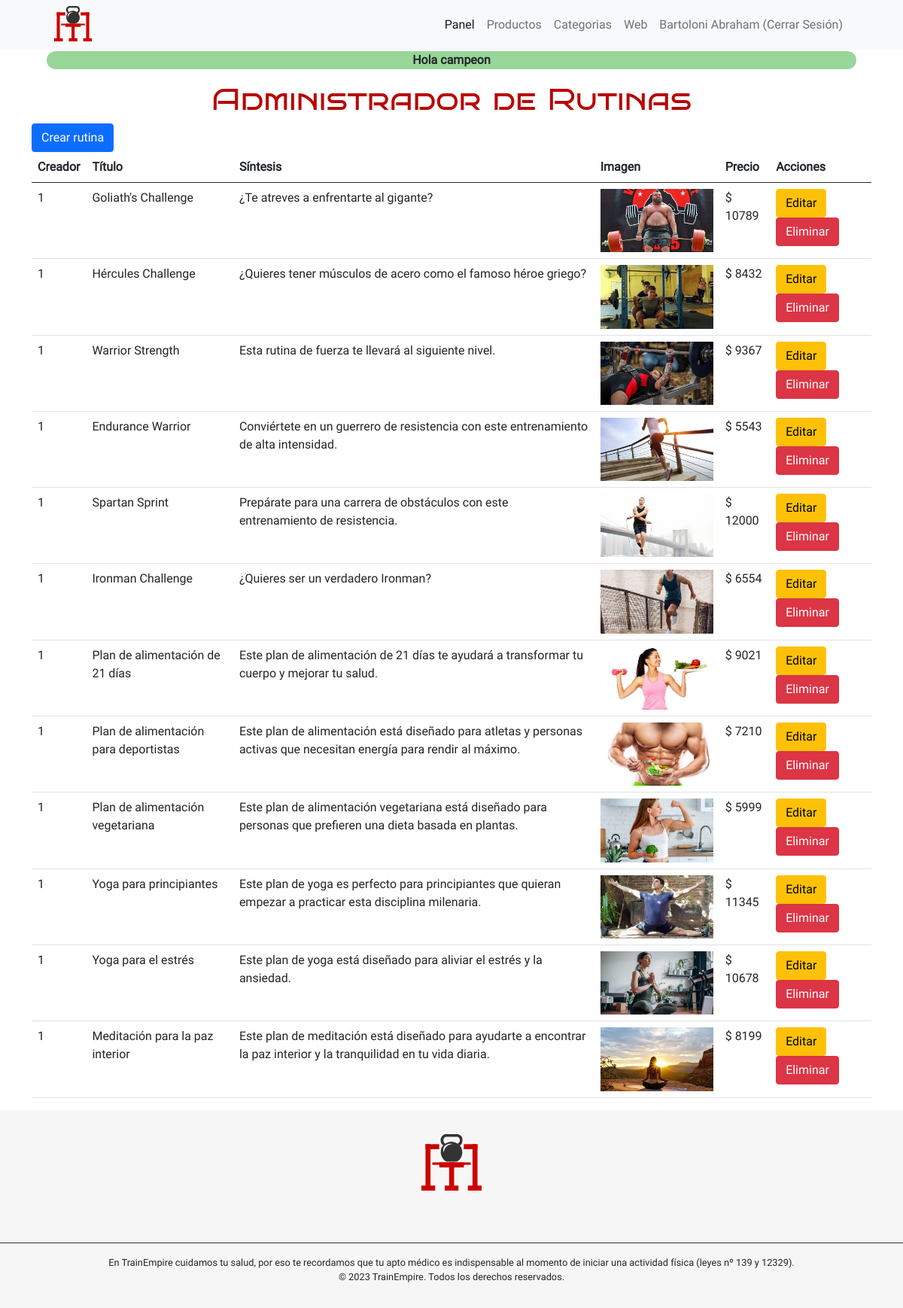
The app's page /sitio/admin/index.php?s=productos (signed in), older data.
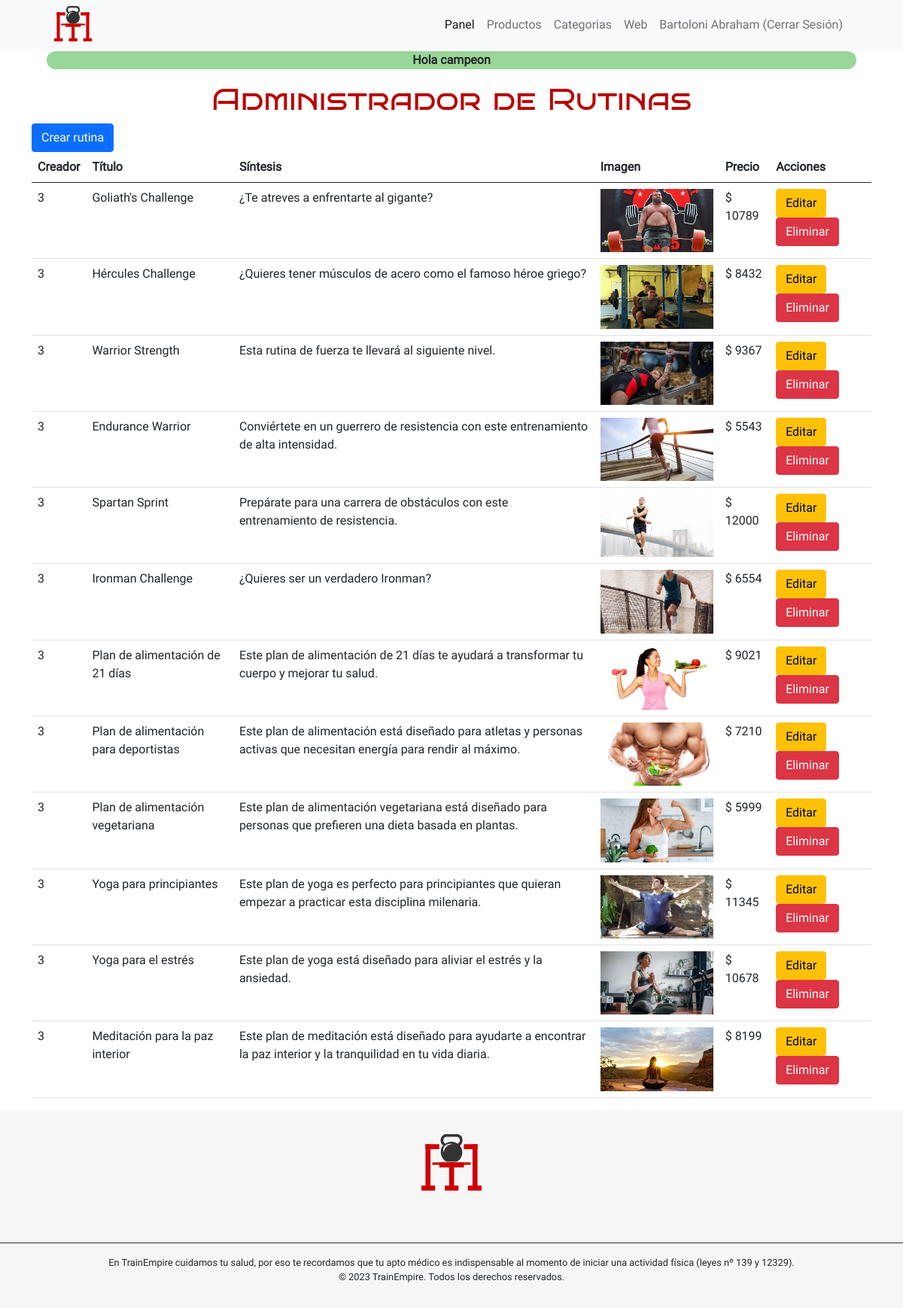
The same page, newer data.
### tables this page shows
CREATE TABLE `usuarios` (
  `id_usuarios` int(10) UNSIGNED NOT NULL,
  `roles_fk` int(10) UNSIGNED NOT NULL,
  `email` varchar(255) NOT NULL,
  `password` varchar(255) NOT NULL,
  `username` varchar(45) DEFAULT NULL,
  `imagen` varchar(255) DEFAULT NULL
);

CREATE TABLE `productos` (
  `id_productos` int(10) UNSIGNED NOT NULL,
  `usuarios_fk` int(10) UNSIGNED NOT NULL,
  `titulo` varchar(100) NOT NULL,
  `descripcion` text NOT NULL,
  `sintesis` varchar(255) DEFAULT NULL,
  `imagen` varchar(255) DEFAULT NULL,
  `precio` int(11) NOT NULL,
  `categorias_fk` int(10) UNSIGNED NOT NULL
);

### sitio/bootstrap/autoload.php (called while the page is built, shortened)
<?php
spl_autoload_register(function($nombreDeLaClase){
    $nombreDeLaClase = str_replace('\\', '/', $nombreDeLaClase);
    $rutaDeLaClase = __DIR__ . '/../clases/'. $nombreDeLaClase.'.php';
    $rutaDeLaClaseModelos = __DIR__ . '/../clases/modelos/'. $nombreDeLaClase.'.php';
    $rutaDeLaClaseAutenticacion = __DIR__ . '/../clases/autenticacion/'. $nombreDeLaClase.'.php';
});

### sitio/clases/autenticacion/Autenticacion.php (called while the page is built, shortened)
<?php
  require_once __DIR__ . '/../../bootstrap/autoload.php';
class Autenticacion{
    public function estaAutenticado():bool{
        return isset($_SESSION['id_usuarios']);
    }
    public function getUsuario(): ?Usuario{
        return (new Usuario)->porId($_SESSION['id_usuarios']);
    }
}

### sitio/clases/modelos/Modelo.php (called while the page is built, shortened)
<?php
require_once __DIR__ . '/../../bootstrap/autoload.php';
class Modelo{
    protected string $tabla = "";
    protected string $clavePrimaria = "";
    public function todo():array{
        $bd = BD::getConexion();
        $query = "SELECT * FROM " . $this->tabla;
        $stmt = $bd->prepare($query);
        $stmt->execute();
        $stmt->setFetchMode(PDO::FETCH_CLASS,static::class);
        return $stmt->fetchAll();
    }
    public function porId(int $id): ?static {
        $bd = BD::getConexion();
        $query = "SELECT * FROM " . $this->tabla . "
        WHERE " . $this->clavePrimaria . " = ?";
        $stmt = $bd->prepare($query);
        $stmt->execute([$id]);
        $stmt->setFetchMode(PDO::FETCH_CLASS, static::class);
        $instancia = $stmt->fetch();
        return $instancia;
    }
}

### sitio/clases/modelos/Usuario.php (called while the page is built, shortened)
<?php
class Usuario extends Modelo{
    private int $roles_fk;
    private ?string $username;
    public function getRolFk(): int
    {
        return $this->roles_fk;
    }
    public function getUsername(): ?string
    {
        return $this->username;
    }
}

### sitio/clases/modelos/Rutinas.php (called while the page is built, shortened)
<?php
class Rutinas extends Modelo{
    private int   $id_productos;
    private string $usuarios_fk;
    private string $titulo;
    private string $sintesis;
    private ?string $imagen;
    private int    $precio;
    private string $categorias_fk;
    public function getSintesis(){
        return $this->sintesis;
    }
    public function getId(): int{
        return $this->id_productos;
    }
    public function getTitulo(): string{
        return $this->titulo;
    }
    public function getusuarios_fk(): string{
        return $this->usuarios_fk;
    }
    public function getPrecio(): int{
        return $this->precio;
    }
    public function getImagen(): ?string{
        return $this->imagen;
    }
    public function getCategoria(): string{
        return $this->categorias_fk;
    }
}

### sitio/admin/secciones/productos.php (the view)
<?php
$rutinas = (new Rutinas)->todo();
if ($autenticacion->getUsuario()->getRolFk() != 1) {
    $filtrado = (new Filtro)->filtradoPorEntrenador($rutinas,$autenticacion->getUsuario()->getIdUsuario());
    $rutinas = $filtrado;
}
?>
<section>
    <h1>Administrador de Rutinas</h1>
    <div>
        <a href="index.php?s=anadir-planificaciones" class="btn btn-primary m-auto">Crear rutina</a>
    </div>
    <table class="table">
    <thead class="thead-dark">
        <tr>
            <?php if($autenticacion->getUsuario()->getRolFk() === 1):?>
                <th class="esconder-movile">Creador</th>
            <?php endif;?>
            <th>Título</th>
            <th class="esconder-tablet">Síntesis</th>
            <th class="esconder-tablet">Imagen</th>
            <th class="esconder-movile">Precio</th>
            <th>Acciones</th>
        </tr>
    </thead>
    <tbody>
        <?php foreach ($rutinas as $rutina):?>
        <tr>
            <?php if($autenticacion->getUsuario()->getRolFk() === 1):?>
                <td class="esconder-movile"><?=$rutina->getusuarios_fk();?></td>
            <?php endif;?>
            <td><?=$rutina->getTitulo();?></td>
            <td class="esconder-tablet"><?=$rutina->getSintesis();?></td>
            <td class="esconder-tablet">
                <img src="../assets/productos/<?=$rutina->getImagen()?$rutina->getImagen():'defecto.jpg';?>"
                     alt="Rutina de <?= $rutina->getCategoria()?> realizada por <?= $rutina->getusuarios_fk()?>"
                     class="img-admin">
            </td>
            <td class="esconder-movile">$ <?=$rutina->getPrecio();?></td>
            <td>
                <a href="index.php?s=editar-planificaciones&id=<?= $rutina->getId();?>" class="btn btn-warning">Editar</a>
                <a href="index.php?s=eliminar-planificaciones&id=<?= $rutina->getId();?>" class="btn btn-danger">Eliminar</a>
            </td>
        </tr>
        <?php endforeach;?>
    </tbody>
</table>
</section>

### sitio/admin/index.php (shortened to what this page needs)
<?php
  require_once __DIR__ . '/../bootstrap/autoload.php';
  $vista = $_GET['s'] ?? 'iniciar-sesion';
  $autenticacion = new Autenticacion();
  if($autenticacion->getUsuario()->getRolFk() === 3){
    $_SESSION['mensajeError'] = 'No posees permisos para visualizar este contenido';
    header('Location: ../index.php?s=home');
    exit;
  }
?>
<!DOCTYPE html>
<html lang="es">
<head>
    <link rel="stylesheet" href="../estilos.css">
    <link rel="stylesheet" href="estilos_admin.css">
    <link rel="stylesheet" href="../css/bootstrap.min.css">
    <link rel="stylesheet" type="text/css" href="https://cdnjs.cloudflare.com/ajax/libs/font-awesome/5.15.1/css/all.min.css">
</head>
<body>
  <nav class="navbar navbar-expand-lg navbar-light bg-light">
    <div class="container-fluid">
      <span>TrainEmpire</span>
      <?php
    if($autenticacion->estaAutenticado()):
    ?>
      <div class="collapse navbar-collapse" id="navbarNav">
        <ul class="navbar-nav ms-auto">
          <li class="nav-item">
            <a class="nav-link active" aria-current="page" href="index.php?s=dashboard">Panel</a>
          </li>
          <?php if ($autenticacion->getUsuario()->getRolFk() === 1):?>
          <li class="nav-item">
            <a class="nav-link" href="index.php?s=productos">Productos</a>
          </li>
          <li class="nav-item">
            <a class="nav-link" href="index.php?s=categorias">Categorias</a>
          </li>
          <?php endif;?>
          <li class="nav-item">
            <a class="nav-link" href="../index.php">Web</a>
          </li>
          <li class="nav-item">
            <form action="acciones/cerrar-sesion.php" method="post">
              <button type="submit" class="nav-link"><?= $autenticacion->getUsuario()->getUsername()?$autenticacion->getUsuario()->getUsername():$autenticacion->getUsuario()->getEmail();?> (Cerrar Sesión)</button>
              </form>
          </li>
        </ul>
      </div>
      <?php endif;?>
    </div>
  </nav>
  <main class="container">
        <?php
        if(isset($_SESSION['mensajeExito'])):
        ?>
        <div class="msg-exito mb-3"><?= $_SESSION['mensajeExito']; ?></div>
        <?php
        endif;
        ?>
        <?php
        require_once __DIR__ . '/secciones/' . $vista . '.php';
        ?>
  </main>
  <footer class="footer">
    <h2 class="logo">TrainEmpire</h2>
     <div>
      <p>
        En TrainEmpire cuidamos tu salud, por eso te recordamos que tu apto médico es indispensable al momento de iniciar una actividad física (leyes nº 139 y 12329).
      </p>
      <p>
      &copy; 2023 TrainEmpire. Todos los derechos reservados.
      </p>
    </div>
  </footer>
</body>
</html>

### sitio/estilos.css (style rules this page uses)
:root { --color-primario: #e8e8e8; --color-primario2: #f6f6f6; --color-secundario: #990100; --color-secundario2:#b90504; --color-terciario: #333333; --tamano-fuente-grande: 4rem; --tamano-fuente-media: 1.5rem; --tamano-fuente-chica: 1rem; }
* { margin: 0; padding: 0; font-family: 'Roboto-Regular',Arial, Helvetica, sans-serif; scroll-behavior: smooth; -webkit-box-sizing: border-box; box-sizing: border-box; }
body { background-color: var(--color-primario); color: var(--color-terciario); }
body { overflow: hidden; }
body { overflow: auto; }
main { min-height: 43vh; }
nav span { margin-left: 5vw; display: block; height: 50px; width: 50px; background-image: url('assets/tp1_logo.svg'); background-repeat: no-repeat; text-indent: -9999em; }
nav ul { margin-right: 5vw ; }
h1 { text-align: center; color: var(--color-secundario2); font-weight: bolder; font-family: 'Bruno Ace SC',Arial, Helvetica, sans-serif; }
h2 { font-size: var(--tamano-fuente-media); text-align: center; }
ul { list-style: none; }
.footer { background-color: var(--color-primario2); padding: 2em 0; margin-top: 1em; }
.logo { display: block; height: 80px; width: 80px; background-image: url('assets/tp1_logo.svg'); background-repeat: no-repeat; text-indent: -9999em; margin: 0 auto 2em; }
footer>div:last-of-type { border-top: 1px solid var(--color-terciario); padding-top: 2vh; margin-top: 2vh; }
footer>div:last-of-type p { margin: auto; text-align: center; font-size: .8em; }
.msg-error,.msg-exito { font-weight: bolder; text-align: center; border-radius: 25px; margin: 2px 20px; }
.msg-exito { background: #00990166; }

### sitio/admin/estilos_admin.css (style rules this page uses)
nav button { border: none; background: #f8f9fa; }
.img-admin { width: 150px; }

Row changes from the older to the newer data that the page shows:
changed productos "Goliath's Challenge": usuarios_fk "1" → "3"
changed productos "Hércules Challenge": usuarios_fk "1" → "3"
changed productos "Warrior Strength": usuarios_fk "1" → "3"
changed productos "Endurance Warrior": usuarios_fk "1" → "3"
changed productos "Spartan Sprint": usuarios_fk "1" → "3"
changed productos "Ironman Challenge": usuarios_fk "1" → "3"
changed productos "Plan de alimentación de 21 días": usuarios_fk "1" → "3"
changed productos "Plan de alimentación para deportistas": usuarios_fk "1" → "3"
changed productos "Plan de alimentación vegetariana": usuarios_fk "1" → "3"
changed productos "Yoga para principiantes": usuarios_fk "1" → "3"
changed productos "Yoga para el estrés": usuarios_fk "1" → "3"
changed productos "Meditación para la paz interior": usuarios_fk "1" → "3"
